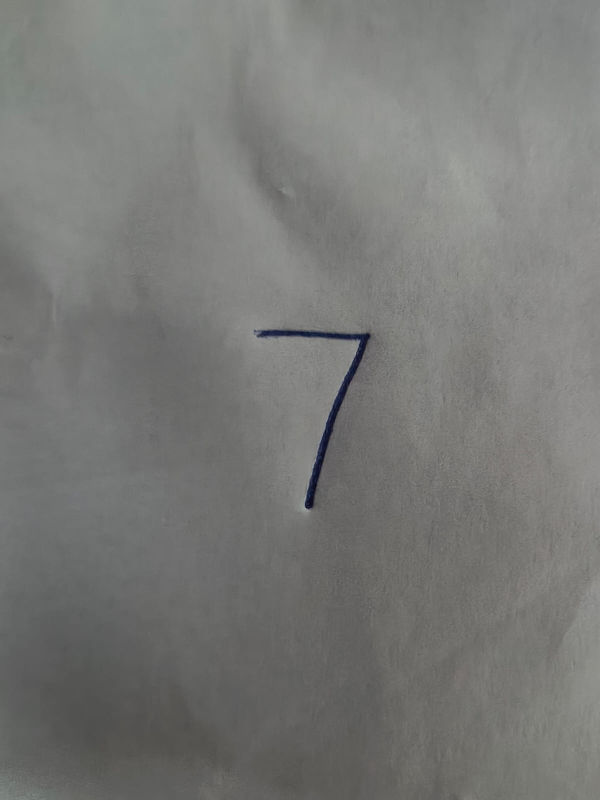
#> input picture number.jpeg, 1200 x 1600 px (shown at 1/2 size)
$ python image.py
#> lines starting #> are read from the running program, lines starting #| are printed output that depends on the picture
import numpy as np
from PIL import Image
img=Image.open("number.jpeg")
#> img is the input picture: PIL image 1200x1600 RGB; mean R, G, B 120.1, 120.5, 118.1
img=img.resize((300,300))
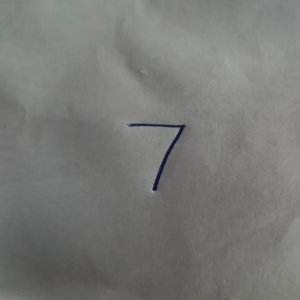
#> img: PIL image 300x300 RGB; mean R, G, B 120.1, 120.6, 118.1
img=img.convert("L")
#> img: PIL image 300x300 L
pixals=np.array(img)
pixals=pixals/255.0
print(pixals.shape)
#| (300, 300)
pixals_1d=pixals.flatten()
print(pixals_1d.shape)
#| (90000,)
